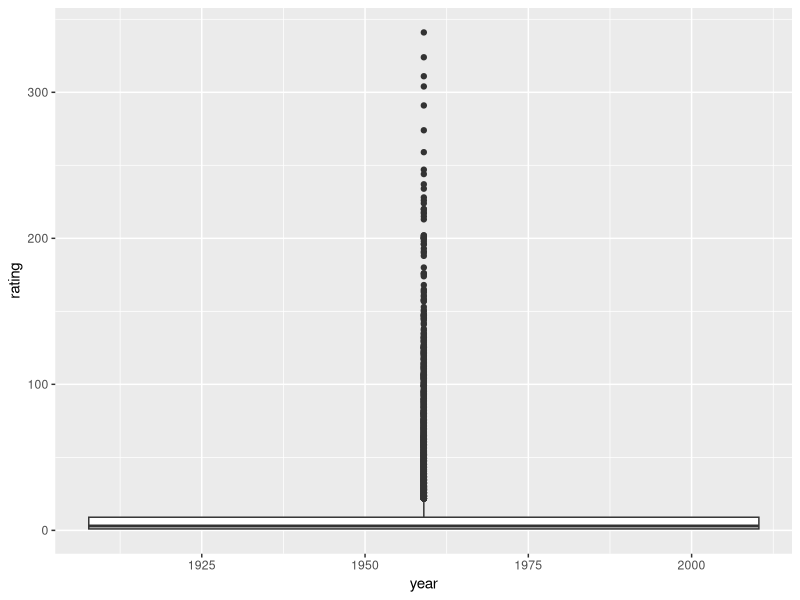
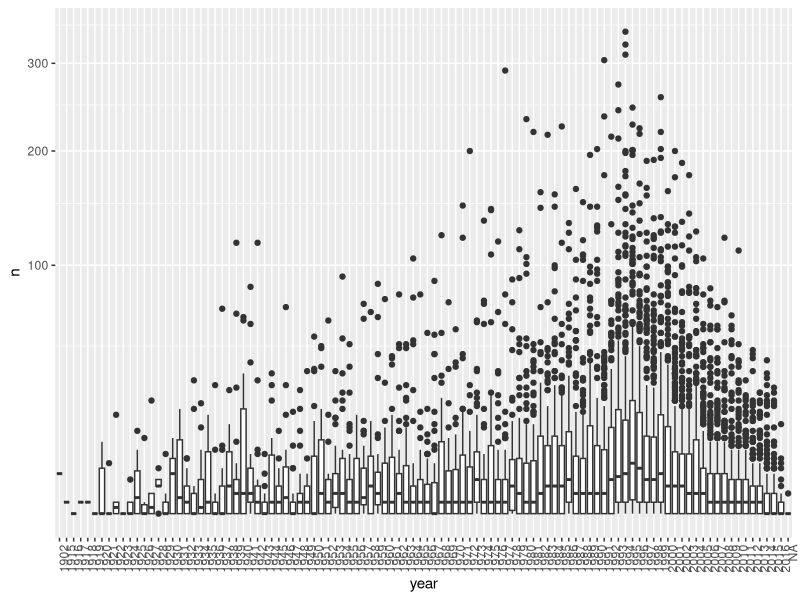

These charts were generated, in order, by the following R code:
library(tidyverse)
library(lubridate)
library(dslabs)
data("movielens")

head(movielens)
?movielens
sum(movielens$movieId == 31)

# attempts at question 1 ~ 1994

q1 <- movielens %>% 
        group_by(movieId, year) %>% 
        summarize(rating = n())
q1 %>% 
  ggplot(aes(year, rating)) +
  geom_boxplot()

w <- movielens %>% group_by(movieId) %>% 
  summarize(n_ratings = sqrt(n()), year = year) %>% 
  ungroup(movieId) %>% 
  group_by(year)
nrow(w)
sum(w$year == 1995)


w <- w %>% filter(year %in% 1995)
w
w$year <- as.numeric(w$year)
class(w$year)

median(w$n_ratings)

# years = median \\ 1995 = 8.94 below is the "correct" code sigh. larry 
movielens %>% group_by(movieId) %>%
  summarize(n = n(), year = as.character(first(year))) %>%
  qplot(year, n, data = ., geom = "boxplot") +
  coord_trans(y = "sqrt") +
  theme(axis.text.x = element_text(angle = 90, hjust = 1))




p <- w %>% group_by(year)
p
w
identical(w,p)

# %>% 
#   group_by(year) %>% 
#   summarize(med = median(n_ratings)) %>% 
#   arrange(desc(med))



z<-movielens %>%
  group_by(movieId) %>%
  summarize(n_ratings = sqrt(n()), year = year) %>% 
  group_by(year) %>% 
  summarize(quest = median(n_ratings), year = year)
z[which.max(z$quest),]
